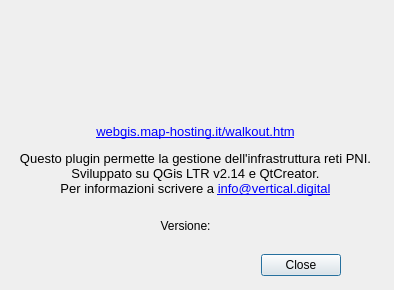
<?xml version="1.0" encoding="UTF-8"?>
<ui version="4.0">
 <class>ProgettoPNIDockWidgetBase</class>
 <widget class="QDialog" name="ProgettoPNIDockWidgetBase">
  <property name="geometry">
   <rect>
    <x>0</x>
    <y>0</y>
    <width>394</width>
    <height>290</height>
   </rect>
  </property>
  <property name="windowTitle">
   <string>ProgettoPNI</string>
  </property>
  <widget class="QDialogButtonBox" name="button_box">
   <property name="geometry">
    <rect>
     <x>260</x>
     <y>250</y>
     <width>81</width>
     <height>31</height>
    </rect>
   </property>
   <property name="orientation">
    <enum>Qt::Horizontal</enum>
   </property>
   <property name="standardButtons">
    <set>QDialogButtonBox::Close</set>
   </property>
  </widget>
  <widget class="QWidget" name="layoutWidget">
   <property name="geometry">
    <rect>
     <x>0</x>
     <y>0</y>
     <width>2</width>
     <height>2</height>
    </rect>
   </property>
   <layout class="QVBoxLayout" name="verticalLayout"/>
  </widget>
  <widget class="QLabel" name="label">
   <property name="geometry">
    <rect>
     <x>10</x>
     <y>10</y>
     <width>361</width>
     <height>91</height>
    </rect>
   </property>
   <property name="text">
    <string/>
   </property>
   <property name="pixmap">
    <pixmap>:/plugins/ProgettoPNI/VERTICAL_SOLUTIONS.png</pixmap>
   </property>
   <property name="scaledContents">
    <bool>true</bool>
   </property>
  </widget>
  <widget class="QLabel" name="label_version">
   <property name="geometry">
    <rect>
     <x>10</x>
     <y>210</y>
     <width>351</width>
     <height>31</height>
    </rect>
   </property>
   <property name="text">
    <string>Versione:</string>
   </property>
   <property name="alignment">
    <set>Qt::AlignCenter</set>
   </property>
  </widget>
  <widget class="QLabel" name="label_version_2">
   <property name="geometry">
    <rect>
     <x>10</x>
     <y>110</y>
     <width>371</width>
     <height>101</height>
    </rect>
   </property>
   <property name="font">
    <font>
     <pointsize>10</pointsize>
    </font>
   </property>
   <property name="text">
    <string>&lt;html&gt;&lt;head/&gt;&lt;body&gt;&lt;p&gt;&lt;a href=&quot;http://webgis.map-hosting.it/walkout.htm&quot;&gt;&lt;span style=&quot; text-decoration: underline; color:#0000ff;&quot;&gt;webgis.map-hosting.it/walkout.htm&lt;/span&gt;&lt;/a&gt;&lt;/p&gt;&lt;p&gt;Questo plugin permette la gestione dell'infrastruttura reti PNI.&lt;br/&gt;Sviluppato su QGis LTR v2.14 e QtCreator.&lt;br/&gt;Per informazioni scrivere a &lt;a href=&quot;mailto:info@vertical.digital&quot;&gt;&lt;span style=&quot; text-decoration: underline; color:#0000ff;&quot;&gt;info@vertical.digital&lt;/span&gt;&lt;/a&gt;&lt;/p&gt;&lt;/body&gt;&lt;/html&gt;</string>
   </property>
   <property name="textFormat">
    <enum>Qt::RichText</enum>
   </property>
   <property name="scaledContents">
    <bool>false</bool>
   </property>
   <property name="alignment">
    <set>Qt::AlignCenter</set>
   </property>
   <property name="wordWrap">
    <bool>true</bool>
   </property>
   <property name="openExternalLinks">
    <bool>true</bool>
   </property>
   <property name="textInteractionFlags">
    <set>Qt::TextBrowserInteraction</set>
   </property>
  </widget>
  <zorder>layoutWidget</zorder>
  <zorder>button_box</zorder>
  <zorder>label</zorder>
  <zorder>label_version</zorder>
  <zorder>label_version_2</zorder>
 </widget>
 <resources/>
 <connections>
  <connection>
   <sender>button_box</sender>
   <signal>accepted()</signal>
   <receiver>ProgettoPNIDockWidgetBase</receiver>
   <slot>accept()</slot>
   <hints>
    <hint type="sourcelabel">
     <x>20</x>
     <y>20</y>
    </hint>
    <hint type="destinationlabel">
     <x>20</x>
     <y>20</y>
    </hint>
   </hints>
  </connection>
  <connection>
   <sender>button_box</sender>
   <signal>rejected()</signal>
   <receiver>ProgettoPNIDockWidgetBase</receiver>
   <slot>reject()</slot>
   <hints>
    <hint type="sourcelabel">
     <x>20</x>
     <y>20</y>
    </hint>
    <hint type="destinationlabel">
     <x>20</x>
     <y>20</y>
    </hint>
   </hints>
  </connection>
 </connections>
</ui>
